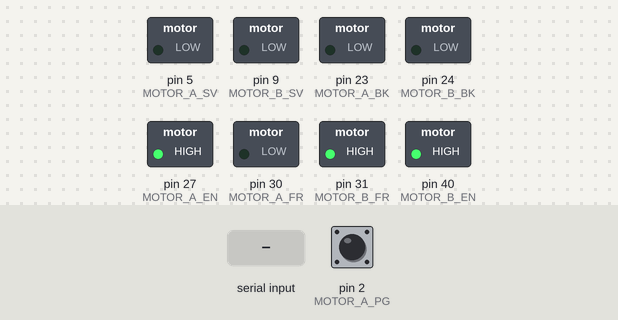
Simulated run of this sketch. Board: Arduino Mega 2560, built with avr-gcc and run on an emulated ATmega2560. On the bench: switched loads named in the sketch (green lamp = pin HIGH). The test bench sets the inputs (shaded band); at power-on: pin 2 (MOTOR_A_PG) HIGH.

Above: at 1.2 s.
1.3 s: "90,45\n" received over Serial
At 2.2 s:
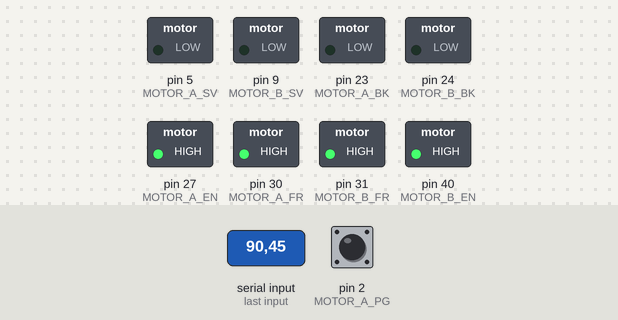
3.0 s: "30,150\n" received over Serial
At 3.11 s:
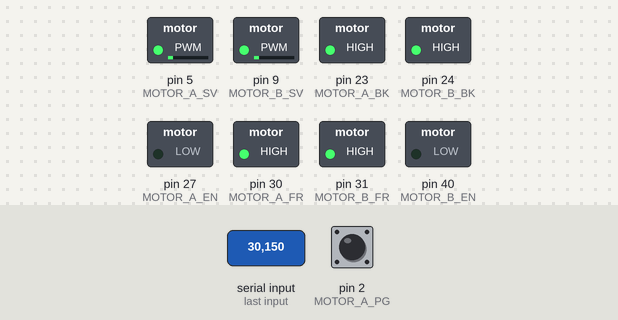
4.7 s: "0\n" received over Serial
At 5.4 s:
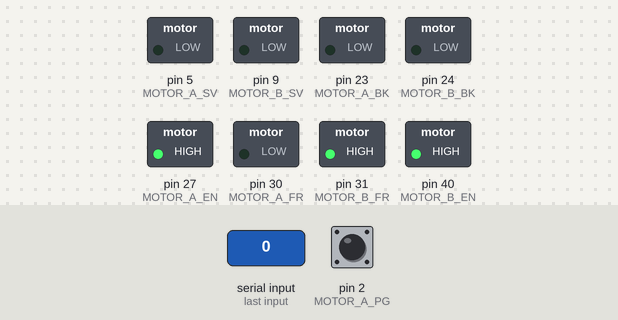
6.2 s: "5\n" received over Serial
At 7.2 s:
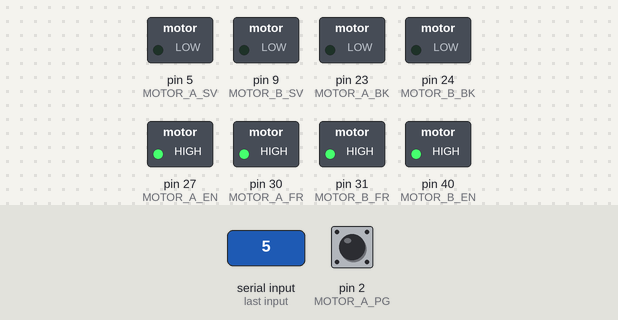
7.9 s: "200\n" received over Serial
At 8.01 s:
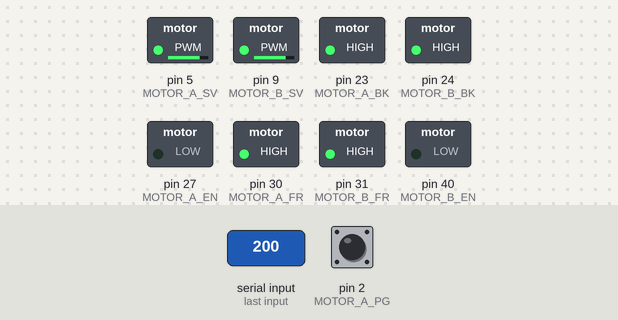
Timing chart, 0 to 10.6 s (numbered marks = the images above; inputs shaded):
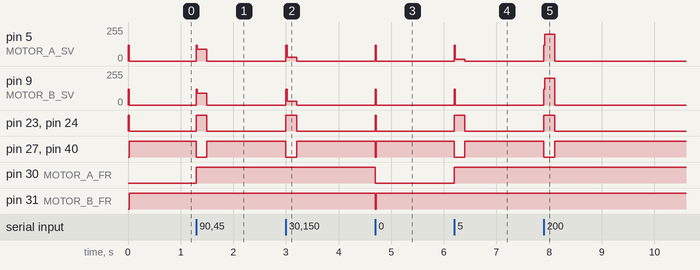

Measured:
- after the input at 1.3 s, pin 5 (MOTOR_A_SV), pin 9 (MOTOR_B_SV): 0/255 → 90/255 at once, → 0/255 0.20 s later; pin 23 (MOTOR_A_BK), pin 24 (MOTOR_B_BK): LOW → HIGH at once, → LOW 0.20 s later; pin 27 (MOTOR_A_EN), pin 40 (MOTOR_B_EN): HIGH → LOW at once, → HIGH 0.20 s later; pin 30 (MOTOR_A_FR): LOW → HIGH at once
- after the input at 3.0 s, pin 5 (MOTOR_A_SV), pin 9 (MOTOR_B_SV): 0/255 → 30/255 at once, → 0/255 0.20 s later; pin 23 (MOTOR_A_BK), pin 24 (MOTOR_B_BK): LOW → HIGH at once, → LOW 0.20 s later; pin 27 (MOTOR_A_EN), pin 40 (MOTOR_B_EN): HIGH → LOW at once, → HIGH 0.20 s later
- after the input at 4.7 s, pin 5 (MOTOR_A_SV), pin 9 (MOTOR_B_SV): 0/255 → 120/255 at once, → 0/255 0.02 s later; pin 23 (MOTOR_A_BK), pin 24 (MOTOR_B_BK): LOW → HIGH at once, → LOW 0.02 s later; pin 27 (MOTOR_A_EN), pin 31 (MOTOR_B_FR), pin 40 (MOTOR_B_EN): HIGH → LOW at once, → HIGH 0.02 s later; pin 30 (MOTOR_A_FR): HIGH → LOW at once
- after the input at 6.2 s, pin 5 (MOTOR_A_SV): 0/255 → 15/255 at once, → 0/255 0.20 s later; pin 9 (MOTOR_B_SV): 0/255 → 120/255 at once, → 0/255 0.02 s later
- after the input at 7.9 s, pin 5 (MOTOR_A_SV), pin 9 (MOTOR_B_SV): 0/255 → 200/255 at once, → 0/255 0.20 s later; pin 23 (MOTOR_A_BK), pin 24 (MOTOR_B_BK): LOW → HIGH at once, → LOW 0.20 s later; pin 27 (MOTOR_A_EN), pin 40 (MOTOR_B_EN): HIGH → LOW at once, → HIGH 0.20 s later

The sketch:

Arduino_Motor_Driver_Code.ino
```cpp
// test_motor.ino
// -------------------------------------------------------
// H-bot air hockey paddle controller — X axis only.
//
// Architecture:
//   Python owns PID and sends a signed PWM command (-255..255).
//   Arduino applies a kick/spike on start from rest only,
//   then transitions to the commanded PWM.
//
//   For commands below DIAGONAL_THRESHOLD, only motor A runs
//   (at MIN_SPEED PWM) and motor B coasts. This produces
//   diagonal carriage motion, whose X-component is lower
//   than either motor's individual stall floor would allow
//   in a pure-X drive. Y drift is accepted as the tradeoff.
//
// Serial protocol:
//   Receive: "<signed int>\n"   e.g. "127\n" or "-80\n"
//   Send:    nothing (watchdog resets on any received message)
//
// Tuning parameters are all at the top of this file.
// -------------------------------------------------------

#include <avr/io.h>
#include <avr/interrupt.h>

// ── Pin assignments ──────────────────────────────────────
#define MOTOR_A_SV   5
#define MOTOR_A_EN   27
#define MOTOR_A_FR   30
#define MOTOR_A_BK   23
#define MOTOR_A_PG   2
#define MOTOR_A_ALM  29

#define MOTOR_B_SV   9
#define MOTOR_B_EN   40
#define MOTOR_B_FR   31
#define MOTOR_B_BK   24
#define MOTOR_B_PG   3
#define MOTOR_B_ALM  22

// ── Motion limits ────────────────────────────────────────
#define MIN_SPEED          15     // PWM floor — motor stall speed
#define MAX_SPEED          255    // PWM ceiling

// ── Watchdog ─────────────────────────────────────────────
// If no message received for this many ms, brake and wait.
#define WATCHDOG_MS        200

// ── Deadband ─────────────────────────────────────────────
// Commanded PWM values with abs() below this are treated as zero.
// Keeps the motor from buzzing at rest from small Python PID residuals.
#define PWM_DEADBAND       0

// ── Diagonal mode ────────────────────────────────────────
// Commands with abs(pwm) below this threshold drive only motor A
// at MIN_SPEED, producing diagonal carriage motion. The X-component
// is lower than a pure-X drive at MIN_SPEED would produce.
// Set equal to MIN_SPEED or lower to disable diagonal mode.
#define DIAGONAL_THRESHOLD 15

// ── Kick / spike tuning ──────────────────────────────────
//
// KICK_PWM        — PWM applied during the spike (0..255)
// KICK_MAX_MS     — maximum spike duration in milliseconds.
//                   Spike always ends at this timeout even if
//                   target velocity is not reached.
// KICK_TARGET_PPS — if encoder pulses/sec reaches this value
//                   during the spike, end early and hand off.
//                   Set to 0 to disable early exit (pure timeout).
// KICK_MEASURE_US — velocity measurement window in microseconds.
//                   Shorter = more reactive but noisier.
//
#define KICK_PWM           120
#define KICK_MAX_MS        10
#define KICK_TARGET_PPS    80
#define KICK_MEASURE_US    20000

// ── Transition ramp ──────────────────────────────────────
// After the kick ends, ramp from KICK_PWM to the commanded
// PWM over this many milliseconds.
// Set to 0 to disable ramping (hard handoff).
#define KICK_RAMP_MS       10

// ────────────────────────────────────────────────────────
// Internal state — do not tune below this line
// ────────────────────────────────────────────────────────

// ── Encoder ──────────────────────────────────────────────
volatile unsigned long pulseCount    = 0;
static   int           lastCommandDir = 0;

// ── Kick state ───────────────────────────────────────────
static bool          kicking          = false;
static bool          ramping          = false;
static unsigned long kickStartMs      = 0;
static unsigned long rampStartMs      = 0;
static int           rampStartPWM     = 0;
static unsigned long kickWindowStart  = 0;
static unsigned long kickWindowCount  = 0;

// ── Serial parser ─────────────────────────────────────────
static char    serialBuf[16];
static uint8_t serialIdx   = 0;
static int     commandedPWM = 0;       // signed PWM from Python
static unsigned long lastMsgTime = 0;

// ── ISR: Motor A encoder pulse ───────────────────────────
void onPulseA() {
  pulseCount++;
}

// ── Serial poll ──────────────────────────────────────────
void pollSerial() {
  while (Serial.available() > 0) {
    char c = Serial.read();
    if (c == '\n') {
      serialBuf[serialIdx] = '\0';
      if (serialIdx > 0) {
        commandedPWM = atoi(serialBuf);
        lastMsgTime  = millis();
      }
      serialIdx = 0;
    } else if (c != '\r') {
      if (serialIdx < sizeof(serialBuf) - 1) {
        serialBuf[serialIdx++] = c;
      } else {
        serialIdx = 0;
        memset(serialBuf, 0, sizeof(serialBuf));
      }
    }
  }
}

// ── Atomic direction write ───────────────────────────────
static inline void setBothDirections(bool aForward, bool bForward) {
  uint8_t newBits = 0;
  if (aForward) newBits |= _BV(7);
  if (bForward) newBits |= _BV(6);
  uint8_t oldSREG = SREG;
  cli();
  PORTC = (PORTC & ~(_BV(7) | _BV(6))) | newBits;
  SREG = oldSREG;
}

// ── Motor primitive (independent PWMs) ───────────────────
// Writes two signed PWMs, one per motor. Zero on a motor
// leaves it in coast mode (enable on, brake released, PWM 0)
// so the belt can move that pulley freely.
// If both PWMs are 0, full brake.
void driveMotorSplit(int pwmA, int pwmB) {
  if (pwmA == 0 && pwmB == 0) {
    analogWrite(MOTOR_A_SV, 0);
    analogWrite(MOTOR_B_SV, 0);
    digitalWrite(MOTOR_A_BK, LOW);
    digitalWrite(MOTOR_B_BK, LOW);
    digitalWrite(MOTOR_A_EN, HIGH);
    digitalWrite(MOTOR_B_EN, HIGH);
    return;
  }

  digitalWrite(MOTOR_A_EN, LOW);
  digitalWrite(MOTOR_B_EN, LOW);
  digitalWrite(MOTOR_A_BK, HIGH);
  digitalWrite(MOTOR_B_BK, HIGH);

  bool aForward = (pwmA >= 0);
  bool bForward = (pwmB >= 0);
  setBothDirections(aForward, bForward);

  analogWrite(MOTOR_A_SV, (uint8_t)constrain(abs(pwmA), 0, 255));
  analogWrite(MOTOR_B_SV, (uint8_t)constrain(abs(pwmB), 0, 255));
}

// ── Motor primitive (wrapper) ────────────────────────────
// For small commands below DIAGONAL_THRESHOLD, drops motor B
// to coast-zero and runs motor A at MIN_SPEED — diagonal mode.
// For normal commands, both motors get the same PWM.
void driveMotor(int pwm) {
  if (pwm == 0) {
    driveMotorSplit(0, 0);
    return;
  }

  if (abs(pwm) < DIAGONAL_THRESHOLD) {
    int dir = (pwm > 0) ? 1 : -1;
    driveMotorSplit(dir * (int)MIN_SPEED, 0);
  } else {
    driveMotorSplit(pwm, pwm);
  }
}

// ── Brake ────────────────────────────────────────────────
void brakeAll() {
  lastCommandDir = 0;
  kicking        = false;
  ramping        = false;
  analogWrite(MOTOR_A_SV, 0);
  digitalWrite(MOTOR_A_BK, LOW);
  digitalWrite(MOTOR_A_EN, HIGH);
  analogWrite(MOTOR_B_SV, 0);
  digitalWrite(MOTOR_B_BK, LOW);
  digitalWrite(MOTOR_B_EN, HIGH);
}

// ── Pulse rate measurement ───────────────────────────────
static float measurePPS() {
  noInterrupts();
  unsigned long count = pulseCount;
  interrupts();
  unsigned long now = micros();

  unsigned long elapsed = now - kickWindowStart;
  if (elapsed < (unsigned long)KICK_MEASURE_US) return 0.0f;

  float pps = (float)((unsigned long)(count - kickWindowCount))
              * 1000000.0f / (float)elapsed;

  kickWindowStart  = now;
  kickWindowCount  = count;

  return pps;
}

// ── Kick start helper ────────────────────────────────────
static void startKick() {
  kicking    = true;
  ramping    = false;
  kickStartMs = millis();

  noInterrupts();
  kickWindowCount = pulseCount;
  interrupts();
  kickWindowStart = micros();
}

// ── Setup ────────────────────────────────────────────────
void setup() {
  Serial.begin(115200);

  pinMode(MOTOR_A_SV,  OUTPUT);
  pinMode(MOTOR_A_EN,  OUTPUT);
  pinMode(MOTOR_A_FR,  OUTPUT);
  pinMode(MOTOR_A_BK,  OUTPUT);
  pinMode(MOTOR_A_ALM, INPUT_PULLUP);
  pinMode(MOTOR_A_PG,  INPUT_PULLUP);

  pinMode(MOTOR_B_SV,  OUTPUT);
  pinMode(MOTOR_B_EN,  OUTPUT);
  pinMode(MOTOR_B_FR,  OUTPUT);
  pinMode(MOTOR_B_BK,  OUTPUT);
  pinMode(MOTOR_B_ALM, INPUT_PULLUP);
  pinMode(MOTOR_B_PG,  INPUT_PULLUP);

  attachInterrupt(digitalPinToInterrupt(MOTOR_A_PG), onPulseA, FALLING);

  brakeAll();
  lastMsgTime = millis();
}

// ── Main loop ────────────────────────────────────────────
void loop() {
  pollSerial();

  // ── Watchdog ────────────────────────────────────────────
  if (millis() - lastMsgTime > (unsigned long)WATCHDOG_MS) {
    brakeAll();
    return;
  }

  // ── Deadband ────────────────────────────────────────────
  int pwm = commandedPWM;
  if (abs(pwm) < PWM_DEADBAND) {
    if (lastCommandDir != 0) brakeAll();
    lastCommandDir = 0;
    return;
  }

  // Clamp to limits (no MIN_SPEED floor here — driveMotor()
  // handles the sub-threshold case via diagonal mode)
  pwm = constrain(pwm, -MAX_SPEED, MAX_SPEED);

  int newDir = (pwm > 0) ? 1 : -1;

  // ── Kick trigger ─────────────────────────────────────────
  // Fire only when starting from rest (lastCommandDir == 0).
  // Direction reversals go straight to commanded PWM.
  if (lastCommandDir == 0) {
    startKick();
  }
  lastCommandDir = newDir;

  // ── Kick phase ───────────────────────────────────────────
  if (kicking) {
    unsigned long now = millis();
    bool timeout      = (now - kickStartMs >= (unsigned long)KICK_MAX_MS);
    bool atSpeed      = (KICK_TARGET_PPS > 0 && measurePPS() >= (float)KICK_TARGET_PPS);

    if (timeout || atSpeed) {
      // Kick done — start ramp toward commanded PWM
      kicking      = false;
      ramping      = (KICK_RAMP_MS > 0);
      rampStartMs  = now;
      rampStartPWM = newDir * KICK_PWM;
    } else {
      // Still kicking — kick uses both motors at KICK_PWM
      driveMotorSplit(newDir * KICK_PWM, newDir * KICK_PWM);
      return;
    }
  }

  // ── Ramp phase ───────────────────────────────────────────
  // Linearly interpolate from rampStartPWM to commanded PWM.
  if (ramping) {
    unsigned long elapsed = millis() - rampStartMs;

    if (elapsed >= (unsigned long)KICK_RAMP_MS) {
      ramping = false;
    } else {
      float t      = (float)elapsed / (float)KICK_RAMP_MS;
      int   ramped = (int)(rampStartPWM + t * (float)(pwm - rampStartPWM));
      driveMotor(ramped);
      return;
    }
  }

  // ── Normal drive ─────────────────────────────────────────
  driveMotor(pwm);
}
```
